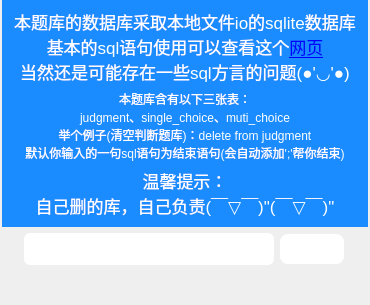
<?xml version="1.0" encoding="UTF-8"?>
<ui version="4.0">
 <class>sqlInputDialog</class>
 <widget class="QDialog" name="sqlInputDialog">
  <property name="geometry">
   <rect>
    <x>0</x>
    <y>0</y>
    <width>370</width>
    <height>300</height>
   </rect>
  </property>
  <property name="maximumSize">
   <size>
    <width>400</width>
    <height>300</height>
   </size>
  </property>
  <property name="windowTitle">
   <string>Dialog</string>
  </property>
  <property name="styleSheet">
   <string notr="true">/* 输入框的布局和颜色，以及它的hover状态 */
QLineEdit {
    border-radius: 6px;
    padding: 8px 12px;
    padding-top: 8px;
    padding-right: 12px;
    padding-bottom: 8px;
    padding-left: 12px;
    color: #34495e;

}
QLineEdit:focus{
    border: 1px solid #bdc3c7;
}
QPushButton {
	
	image: url(:/执行.png);
    border: none;
    font-size: 14px;
    font-weight: normal;
    min-width: 50px;
    width:50;
    line-height: 1.4;
    min-height: 20;
    border-radius: 8px;
    padding: 5px 7px;
    color: white;
    background-color: white;

} 
QPushButton:hover {
	
    background-color: #6ab3e4;
}
QPushButton:pressed {
    border: 1px solid #138496;
    background-color:#2c81ba;
}
</string>
  </property>
  <layout class="QGridLayout" name="gridLayout">
   <property name="leftMargin">
    <number>0</number>
   </property>
   <property name="topMargin">
    <number>0</number>
   </property>
   <property name="rightMargin">
    <number>0</number>
   </property>
   <property name="bottomMargin">
    <number>0</number>
   </property>
   <property name="horizontalSpacing">
    <number>0</number>
   </property>
   <item row="1" column="1">
    <widget class="QLineEdit" name="input_sql">
     <property name="maximumSize">
      <size>
       <width>250</width>
       <height>100000</height>
      </size>
     </property>
    </widget>
   </item>
   <item row="1" column="0">
    <spacer name="horizontalSpacer">
     <property name="orientation">
      <enum>Qt::Horizontal</enum>
     </property>
     <property name="sizeType">
      <enum>QSizePolicy::Fixed</enum>
     </property>
     <property name="sizeHint" stdset="0">
      <size>
       <width>12</width>
       <height>20</height>
      </size>
     </property>
    </spacer>
   </item>
   <item row="2" column="1">
    <spacer name="verticalSpacer">
     <property name="orientation">
      <enum>Qt::Vertical</enum>
     </property>
     <property name="sizeType">
      <enum>QSizePolicy::Fixed</enum>
     </property>
     <property name="sizeHint" stdset="0">
      <size>
       <width>20</width>
       <height>40</height>
      </size>
     </property>
    </spacer>
   </item>
   <item row="1" column="2">
    <widget class="QPushButton" name="ack_btn">
     <property name="maximumSize">
      <size>
       <width>50</width>
       <height>16777215</height>
      </size>
     </property>
     <property name="text">
      <string/>
     </property>
    </widget>
   </item>
   <item row="1" column="3">
    <spacer name="horizontalSpacer_2">
     <property name="orientation">
      <enum>Qt::Horizontal</enum>
     </property>
     <property name="sizeType">
      <enum>QSizePolicy::Fixed</enum>
     </property>
     <property name="sizeHint" stdset="0">
      <size>
       <width>13</width>
       <height>20</height>
      </size>
     </property>
    </spacer>
   </item>
   <item row="0" column="0" colspan="4">
    <widget class="QWidget" name="w1" native="true">
     <property name="styleSheet">
      <string notr="true">#w1{background-color: #1a8cff;}
#w1 QLabel{
	color: rgb(255, 255, 255);
}</string>
     </property>
     <layout class="QGridLayout" name="gridLayout_2">
      <item row="1" column="0">
       <widget class="QLabel" name="label_2">
        <property name="text">
         <string>本题库含有以下三张表：&lt;br/&gt;judgment、single_choice、muti_choice&lt;br/&gt;举个例子(清空判断题库)：delete from judgment&lt;br/&gt;默认你输入的一句sql语句为结束语句(会自动添加';'帮你结束)</string>
        </property>
        <property name="alignment">
         <set>Qt::AlignCenter</set>
        </property>
        <property name="openExternalLinks">
         <bool>true</bool>
        </property>
       </widget>
      </item>
      <item row="0" column="0">
       <widget class="QLabel" name="label">
        <property name="font">
         <font>
          <pointsize>13</pointsize>
         </font>
        </property>
        <property name="text">
         <string>本题库的数据库采取本地文件io的sqlite数据库&lt;br/&gt;基本的sql语句使用可以查看这个&lt;a href=&quot;https://acking-you.gitee.io/posts/%E6%95%B0%E6%8D%AE%E5%BA%93%E5%9F%BA%E7%A1%80/&quot;&gt;网页&lt;/a&gt;&lt;br/&gt;当然还是可能存在一些sql方言的问题(●'◡'●)</string>
        </property>
        <property name="alignment">
         <set>Qt::AlignCenter</set>
        </property>
        <property name="openExternalLinks">
         <bool>true</bool>
        </property>
       </widget>
      </item>
      <item row="2" column="0">
       <widget class="QLabel" name="label_3">
        <property name="font">
         <font>
          <pointsize>13</pointsize>
         </font>
        </property>
        <property name="text">
         <string>温馨提示：&lt;br&gt;自己删的库，自己负责(￣▽￣)&quot;(￣▽￣)&quot;</string>
        </property>
        <property name="alignment">
         <set>Qt::AlignCenter</set>
        </property>
        <property name="openExternalLinks">
         <bool>true</bool>
        </property>
       </widget>
      </item>
     </layout>
    </widget>
   </item>
  </layout>
 </widget>
 <resources/>
 <connections/>
</ui>
